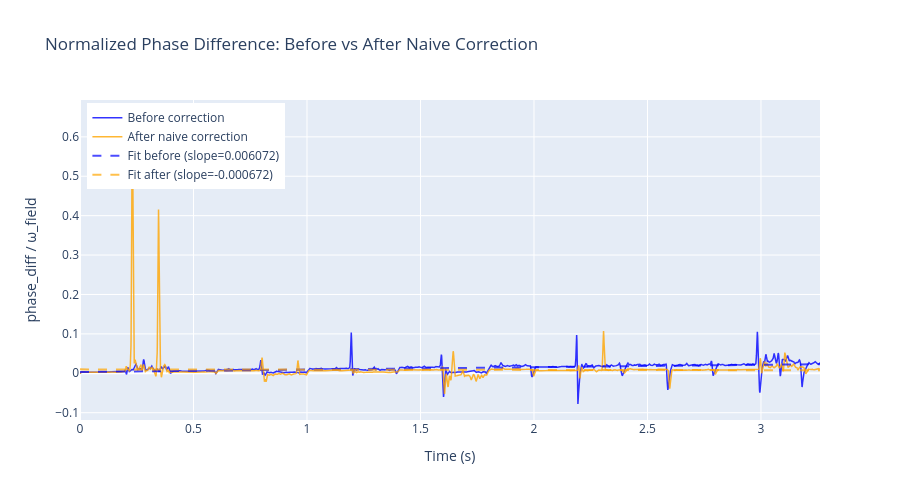

Here is the notebook cell this chart was saved with:
### Code cell
# Apply naive correction and analyze phase difference after correction
print("="*70)
print("ANALYZING PHASE DIFFERENCE AFTER NAIVE CORRECTION")
print("="*70)

if len(valid_indices) > 0 and not np.isnan(slope_norm):
    # Apply naive correction to field data
    t_field_naive_corrected = t_trim / correction_factor_naive
    interp_field_naive = interp1d(t_field_naive_corrected, theta_field_trim, 
                                   kind='linear', bounds_error=False, fill_value='extrapolate')
    theta_field_naive_corrected = interp_field_naive(t_trim)
    
    # Also correct omega_field
    interp_omega_naive = interp1d(t_field_naive_corrected, omega_field_trim,
                                  kind='linear', bounds_error=False, fill_value='extrapolate')
    omega_field_naive_corrected = interp_omega_naive(t_trim)
    
    # Compute phase difference after correction
    phase_diff_naive_corrected = theta_field_naive_corrected - theta_trk_trim
    
    # Fit linear trend to phase difference after correction
    slope_phase_naive_corrected, intercept_phase_naive_corrected, r_phase_naive_corrected, _, _ = linregress(
        t_trim, phase_diff_naive_corrected)
    
    print(f"\nPhase difference after naive correction:")
    print(f"  Slope: {slope_phase_naive_corrected:.6f} rad/s")
    print(f"  R²: {r_phase_naive_corrected**2:.4f}")
    print(f"  Original slope (before correction): {slope_phase:.6f} rad/s")
    print(f"  Reduction: {abs(slope_phase - slope_phase_naive_corrected):.6f} rad/s")
    print(f"  Reduction percentage: {abs(slope_phase - slope_phase_naive_corrected)/abs(slope_phase)*100:.2f}%")
    
    # Compute normalized phase difference after correction
    omega_threshold = 1e-3
    valid_mask_naive = np.abs(omega_field_naive_corrected) > omega_threshold
    
    phase_diff_normalized_naive_corrected = np.zeros_like(phase_diff_naive_corrected)
    phase_diff_normalized_naive_corrected[valid_mask_naive] = (
        phase_diff_naive_corrected[valid_mask_naive] / omega_field_naive_corrected[valid_mask_naive]
    )
    phase_diff_normalized_naive_corrected[~valid_mask_naive] = np.nan
    
    # Smooth the normalized phase difference
    from scipy.ndimage import gaussian_filter1d
    sigma_smooth = 5.0
    phase_diff_normalized_naive_corrected_smooth = phase_diff_normalized_naive_corrected.copy()
    phase_diff_normalized_naive_corrected_smooth[valid_mask_naive] = gaussian_filter1d(
        phase_diff_normalized_naive_corrected[valid_mask_naive], sigma=sigma_smooth)
    
    # Fit linear trend to normalized phase difference after correction
    valid_indices_naive = np.where(valid_mask_naive)[0]
    if len(valid_indices_naive) > 0:
        slope_norm_naive_corrected, intercept_norm_naive_corrected, r_norm_naive_corrected, _, _ = linregress(
            t_trim[valid_indices_naive], phase_diff_normalized_naive_corrected_smooth[valid_indices_naive])
        
        print(f"\nNormalized phase difference after naive correction:")
        print(f"  Slope: {slope_norm_naive_corrected:.6f} s⁻¹")
        print(f"  R²: {r_norm_naive_corrected**2:.4f}")
        print(f"  Original normalized slope (before correction): {slope_norm:.6f} s⁻¹")
        print(f"  Change: {slope_norm_naive_corrected - slope_norm:.6f} s⁻¹")
        
        # Also check omega_field drift after correction
        mean_omega_naive_corrected = np.mean(omega_field_naive_corrected[valid_indices_naive])
        slope_omega_naive_corrected, intercept_omega_naive_corrected, r_omega_naive_corrected, _, _ = linregress(
            t_trim[valid_indices_naive], omega_field_naive_corrected[valid_indices_naive])
        slope_omega_norm_naive_corrected = slope_omega_naive_corrected / mean_omega_naive_corrected if abs(mean_omega_naive_corrected) > 1e-3 else np.nan
        
        print(f"\nOmega field drift after naive correction:")
        print(f"  Mean omega: {mean_omega_naive_corrected:.4f} rad/s")
        print(f"  Omega slope: {slope_omega_naive_corrected:.6f} rad/s per second")
        print(f"  Normalized omega slope: {slope_omega_norm_naive_corrected:.6f} s⁻¹")
        print(f"  R²: {r_omega_naive_corrected**2:.4f}")
        print(f"  Original normalized omega slope (before correction): {slope_omega_norm_naive:.6f} s⁻¹")
        
        print(f"\n" + "="*70)
        print("SUMMARY:")
        print("="*70)
        print(f"After naive correction:")
        print(f"  Absolute phase drift: {slope_phase_naive_corrected:.6f} rad/s (was {slope_phase:.6f})")
        print(f"  Normalized phase drift: {slope_norm_naive_corrected:.6f} s⁻¹ (was {slope_norm:.6f})")
        print(f"  Normalized omega drift: {slope_omega_norm_naive_corrected:.6f} s⁻¹ (was {slope_omega_norm_naive:.6f})")
        
        # Plot the normalized phase difference before and after correction
        fig = go.Figure()
        
        # Before correction
        fig.add_trace(go.Scatter(
            x=t_trim[valid_indices], 
            y=phase_diff_normalized_smooth[valid_indices],
            mode='lines', name='Before correction',
            line=dict(color='blue', width=1.5), opacity=0.8
        ))
        
        # After correction
        fig.add_trace(go.Scatter(
            x=t_trim[valid_indices_naive],
            y=phase_diff_normalized_naive_corrected_smooth[valid_indices_naive],
            mode='lines', name='After naive correction',
            line=dict(color='orange', width=1.5), opacity=0.8
        ))
        
        # Fit lines
        fit_before = intercept_norm + slope_norm * t_trim[valid_indices]
        fit_after = intercept_norm_naive_corrected + slope_norm_naive_corrected * t_trim[valid_indices_naive]
        
        fig.add_trace(go.Scatter(
            x=t_trim[valid_indices],
            y=fit_before,
            mode='lines', name=f'Fit before (slope={slope_norm:.6f})',
            line=dict(color='blue', width=2, dash='dash'), opacity=0.7
        ))
        
        fig.add_trace(go.Scatter(
            x=t_trim[valid_indices_naive],
            y=fit_after,
            mode='lines', name=f'Fit after (slope={slope_norm_naive_corrected:.6f})',
            line=dict(color='orange', width=2, dash='dash'), opacity=0.7
        ))
        
        fig.update_xaxes(title_text="Time (s)")
        fig.update_yaxes(title_text="phase_diff / ω_field")
        fig.update_layout(
            title="Normalized Phase Difference: Before vs After Naive Correction",
            height=500,
            hovermode='x unified',
            legend=dict(yanchor="top", y=0.99, xanchor="left", x=0.01)
        )
        
        fig.show()
    else:
        print("⚠ Cannot compute normalized drift - insufficient valid data")
else:
    print("⚠ Cannot analyze - insufficient valid data")

### Figure 1 — Plotly figure (JSON) as saved in the notebook; plotly's stock layout.template omitted (floating-point values rounded to 4 significant figures; data arrays with more than 128 entries replaced by an {"elided": "..."} marker saying what was removed)
{"data": [{"line": {"color": "blue", "width": 1.5}, "mode": "lines", "name": "Before correction", "opacity": 0.8, "type": "scatter", "x": {"elided": "6441 float values"}, "y": {"elided": "6441 float values"}}, {"line": {"color": "orange", "width": 1.5}, "mode": "lines", "name": "After naive correction", "opacity": 0.8, "type": "scatter", "x": {"elided": "6517 float values"}, "y": {"elided": "6517 float values"}}, {"line": {"color": "blue", "dash": "dash", "width": 2}, "mode": "lines", "name": "Fit before (slope=0.006072)", "opacity": 0.7, "type": "scatter", "x": {"elided": "6441 float values"}, "y": {"elided": "6441 float values"}}, {"line": {"color": "orange", "dash": "dash", "width": 2}, "mode": "lines", "name": "Fit after (slope=-0.000672)", "opacity": 0.7, "type": "scatter", "x": {"elided": "6517 float values"}, "y": {"elided": "6517 float values"}}], "layout": {"height": 500, "hovermode": "x unified", "legend": {"x": 0.01, "xanchor": "left", "y": 0.99, "yanchor": "top"}, "title": {"text": "Normalized Phase Difference: Before vs After Naive Correction"}, "xaxis": {"title": {"text": "Time (s)"}}, "yaxis": {"title": {"text": "phase_diff / ω_field"}}}}
